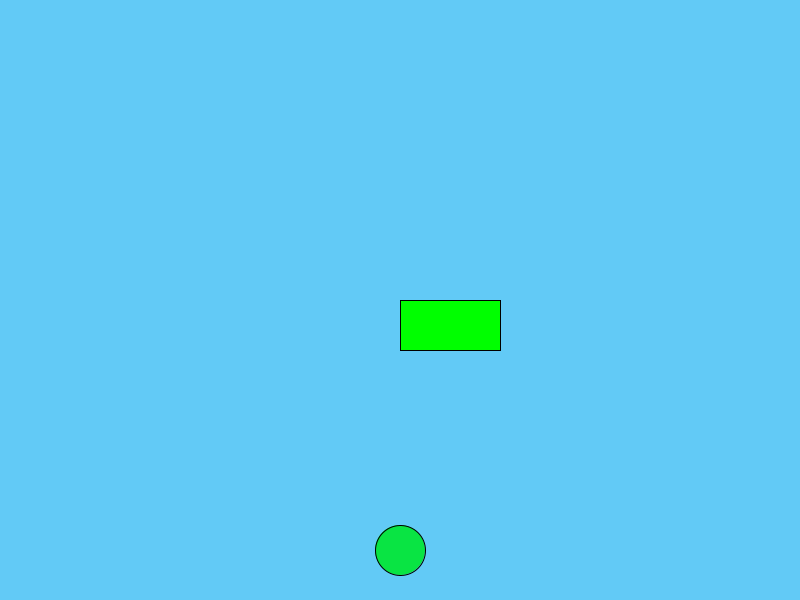
Frame 1 (no input)
Frame 60 (the mouse pressed at the canvas centre just before this capture): identical to frame 1, image omitted
Frame 120 (the mouse held since frame 60 and released just before this capture): identical to frame 1, image omitted

The Processing sketch that drew this single still picture (run headless with seeded random() and noise(); from frame 60 on, the mouse is pressed at the canvas centre):

// Processing sketch: sketch_210405a
// ── sketch_210405a.pde
int frog_x = 400;
int frog_y = 550;
Car one = new Car(400, 300, 100, 50);

void setup() {
  size(800, 600);
}

void draw() {
  background(98, 202, 246);  
  fill(9, 228, 67);
  ellipse(frog_x, frog_y, 50, 50);
  one.display();
}
void keyPressed()
{
  if (key == CODED) {
    if (keyCode == UP) {
      if (frog_y > 25) {
        frog_y -= 50;
      } else {
        frog_y = 25;
      }
    } else if (keyCode == DOWN) {
      if (frog_y + 85 <= 600) {
        frog_y += 50;
      } else {
        frog_y = 575;
      }
    } else if (keyCode == RIGHT) {
      if (frog_x + 75 <= 800) {
        frog_x += 50;
      } else {
        frog_x = 775;
      }
    } else if (keyCode == LEFT) {
      if (frog_x > 75) {
        frog_x -= 50;
      } else {
        frog_x = 25;
      }
    }
  }
}
public class Car {
  int car_x;
  int car_y;
  int car_size;
  int car_speed;

  Car(int car_x, int car_y, int car_size, int car_speed) {
    this.car_x = car_x;
    this.car_y = car_y;
    this.car_size = car_size;
    this.car_speed = car_speed;
  }
  void display() {
    fill(0, 255, 0);
    rect(400, 300, 100, 50);
  }
}
